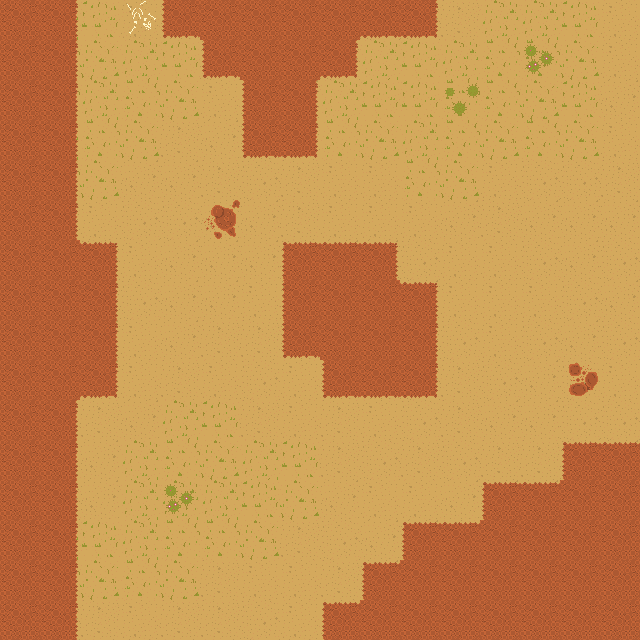

The image is a tile-based game level rendered from a .tmx file. Its description and complete source (layers, tilesets, objects, tile grids) follow:
An orthogonal 16x16 tile map with 40x40 px tiles, 3 tile layers (Ground, Decoration, Walls).

<map version="1.2" tiledversion="1.2.5" orientation="orthogonal" renderorder="right-down" width="16" height="16" tilewidth="40" tileheight="40" infinite="0" nextlayerid="4" nextobjectid="1">
 <tileset firstgid="1" source="Tileset.tsx" />
 <layer id="1" name="Ground" width="16" height="16">
  <data encoding="csv">
10,16,17,9,10,10,4,5,5,4,4,5,16,16,17,9,
9,21,22,16,17,4,10,10,4,16,17,16,21,21,22,9,
9,21,16,21,22,9,9,10,16,17,17,21,21,22,17,10,
9,16,21,22,5,10,10,5,21,22,16,21,22,21,22,9,
10,21,22,10,10,5,4,5,9,9,21,22,9,4,4,5,
10,5,9,4,4,10,10,5,9,9,9,10,5,10,10,10,
5,10,4,9,10,10,10,4,10,10,4,9,9,4,10,4,
5,5,5,4,10,10,9,4,9,10,10,9,9,9,4,10,
4,10,10,9,10,5,5,10,4,10,5,4,9,4,10,4,
4,5,10,9,5,9,4,9,10,10,4,5,4,10,4,9,
4,9,5,10,16,17,5,9,5,9,4,5,10,10,4,4,
10,9,10,16,21,22,16,17,5,4,5,4,5,5,4,10,
10,4,10,16,16,16,17,22,10,9,9,10,10,10,4,10,
5,16,17,16,21,21,22,5,4,10,10,9,10,5,9,5,
4,21,22,21,22,5,9,9,5,10,10,9,10,4,9,4,
4,4,5,9,5,5,4,9,9,5,5,9,5,4,4,10
</data>
 </layer>
 <layer id="3" name="Decoration" width="16" height="16">
  <data encoding="csv">
0,0,0,20,0,0,0,0,0,0,0,0,0,0,0,0,
0,0,0,0,0,0,0,0,0,0,0,0,0,23,0,0,
0,0,0,0,0,0,0,0,0,0,0,18,0,0,0,0,
0,0,0,0,0,0,0,0,0,0,0,0,0,0,0,0,
0,0,0,0,0,0,0,0,0,0,0,0,0,0,0,0,
0,0,0,0,0,19,0,0,0,0,0,0,0,0,0,0,
0,0,0,0,0,0,0,0,0,0,0,0,0,0,0,0,
0,0,0,0,0,0,0,0,0,0,0,0,0,0,0,0,
0,0,0,0,0,0,0,0,0,0,0,0,0,0,0,0,
0,0,0,0,0,0,0,0,0,0,0,0,0,0,24,0,
0,0,0,0,0,0,0,0,0,0,0,0,0,0,0,0,
0,0,0,0,0,0,0,0,0,0,0,0,0,0,0,0,
0,0,0,0,23,0,0,0,0,0,0,0,0,0,0,0,
0,0,0,0,0,0,0,0,0,0,0,0,0,0,0,0,
0,0,0,0,0,0,0,0,0,0,0,0,0,0,0,0,
0,0,0,0,0,0,0,0,0,0,0,0,0,0,0,0
</data>
 </layer>
 <layer id="2" name="Walls" width="16" height="16">
  <data encoding="csv">
7,8,0,0,11,7,7,7,7,12,13,0,0,0,0,0,
7,8,0,0,0,11,7,7,13,0,0,0,0,0,0,0,
7,8,0,0,0,0,6,8,0,0,0,0,0,0,0,0,
7,8,0,0,0,0,11,13,0,0,0,0,0,0,0,0,
7,8,0,0,0,0,0,0,0,0,0,0,0,0,0,0,
7,8,0,0,0,0,0,0,0,0,0,0,0,0,0,0,
7,7,3,0,0,0,0,1,2,3,0,0,0,0,0,0,
7,7,8,0,0,0,0,6,7,7,3,0,0,0,0,0,
7,7,8,0,0,0,0,11,7,7,8,0,0,0,0,0,
7,7,13,0,0,0,0,0,11,12,13,0,0,0,0,0,
7,8,0,0,0,0,0,0,0,0,0,0,0,0,0,0,
7,8,0,0,0,0,0,0,0,0,0,0,0,0,1,2,
7,8,0,0,0,0,0,0,0,0,0,0,1,2,7,7,
7,8,0,0,0,0,0,0,0,0,1,2,7,7,7,7,
7,8,0,0,0,0,0,0,0,1,7,7,7,7,7,7,
7,8,0,0,0,0,0,0,1,7,7,7,7,7,7,7
</data>
 </layer>
</map>